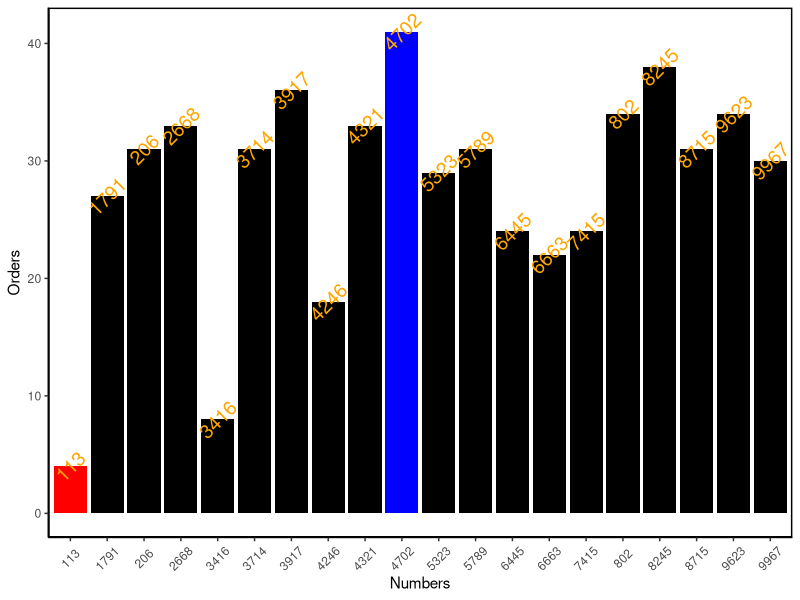

This figure's R source: (Note: this script raises an error after producing the figure.)
library(ggplot2)

##create number

number<-floor(runif(20,0,10000))
number[2]<-0113 #give number for orlando

##create days frame

days_random<-rnorm(20,mean = 20,sd = 10)
days_random[2]<-1 #give day for orlando
days_7<-abs(floor(days_random ))
days_7

days_frame<-data.frame(number, days_7)

for (i in 1:6){
  days_frame[,ncol(days_frame)+1]<-days_frame[,2]-i
  names(days_frame)[ncol(days_frame)]<-paste0("day_",7-i)
}

days_frame[days_frame<0]<- 0 #remove days less than 1
days_frame
col_names<-colnames(days_frame)

##create order means
orders_mean<-floor( (-19) + 54/(1 + exp((-days_frame+1)/4)))
orders_mean[,1]<-days_frame[,1]
orders_mean[orders_mean<5]<-0
orders_mean

##create order rnorm frame
?data.frame()
orders_rnorm<-data.frame(number)

for(i in 1:7){
  orders_rnorm[,ncol(orders_rnorm)+1]<-floor(rnorm(20,orders_mean[,i+1],5))
}
colnames(orders_rnorm)<-col_names
orders_rnorm

for(x in 1:20){
  for(y in 1:8){
    if(days_frame[x,y] == 0){
      orders_rnorm[x,y]<-0
    }else{
      orders_rnorm[x,y]<-orders_rnorm[x,y]
    }
  }
  
} #remove the order for days less than 1



orders_rnorm[2,2]<-4 #give the order number for orlando
orders_rnorm


##create the order frame with days and orders
orders<-data.frame(number)
orders

for (i in 2:17){
  if (i %% 2 == 0){
    orders[,i]<-data.frame(days_frame[,i/2])
  }else{
    orders[,i]<-data.frame(orders_rnorm[,floor(i/2)])
  }
} 
orders<-orders[-c(2,3)] #remove extra number col
orders

for (i in 1:15){
  if(i==1){
    names(orders)[i]<-'number'
  }else if(i%%2 ==0){
    names(orders)[i]<-paste0("day_",8-i/2)
  }else{
    names(orders)[i]<-paste0("orders",8-floor(i/2))
  }
  
} #name the cols

orders

##create the plot for the chapter 1

plot_day_7<-data.frame(as.character(orders$number),orders$orders7)
colnames(plot_day_7)<-c('number','orders')
#label the min and max and give the color factor
order_max<-max(plot_day_7$orders)
order_min<-min(plot_day_7$orders)
for (i in 1:20){
  if (plot_day_7[i,2]== order_min){
    plot_day_7[i,3]<- 'red'
  }else if(plot_day_7[i,2]==order_max){
    plot_day_7[i,3]<-'blue'
  }else{
    plot_day_7[i,3]<-'black'
  }
} 
colnames(plot_day_7)[3]<-'color'
plot_day_7
#create the plot
ggplot(data = plot_day_7,mapping = aes(x=number, y = orders))+
  geom_bar(stat = 'identity', fill= plot_day_7$color)+
  labs(x="Numbers",y="Orders")+
  theme(panel.grid.major = element_blank(),
        panel.grid.minor = element_blank(),
        panel.background=element_rect(colour = "black",size = 1,fill = "white"),
        axis.line = element_line(color = "black"),
        axis.text.x = element_text(angle = 45, hjust = 0.5, vjust = 0.5),
        legend.position = "none")+
  geom_text(mapping = aes(label = number), size = 5, colour = 'orange', vjust = 0.5,hjust=0.5,angle=45)

##create the plot for each delivery guys

orders_t<-as.data.frame(t(orders_rnorm))
colnames(orders_t)<-orders_t[1,]  
orders_t<-orders_t[-1,]
orders_t[,ncol(orders_t)+1]<-7:1
colnames(orders_t)[ncol(orders_t)]<-'days'

days_frame_t<-as.data.frame(t(days_frame))
colnames(days_frame_t)<-days_frame_t[1,]  
days_frame_t<-days_frame_t[-1,]


a<-15 ##input the delivery guy 

plot_a<-data_frame(orders_t$days,orders_t[,a],days_frame_t[,a])
colnames(plot_a)<-c('days','orders','days_since_work')
plot_a
ggplot(data = plot_a,mapping = aes(x=days, y = orders))+
  geom_bar(stat = 'identity', fill= 'blue')+
  labs(y="Orders")+
  ylim(0,60)+
  scale_x_continuous('Days', 
                     breaks = seq(1,7,1),  
                     trans = 'reverse')+
  theme(panel.grid.major = element_blank(),
        panel.grid.minor = element_blank(),
        panel.background=element_rect(colour = "black",size = 1,fill = "white"),
        axis.line = element_line(color = "black"),
        axis.text.x = element_text( hjust = 0.5, vjust = 0.5,size = 15),
        legend.position = "none")+
  geom_text(mapping = aes(label = days_since_work), size = 5, colour = 'red',hjust=-0.5)+
  coord_flip() 

